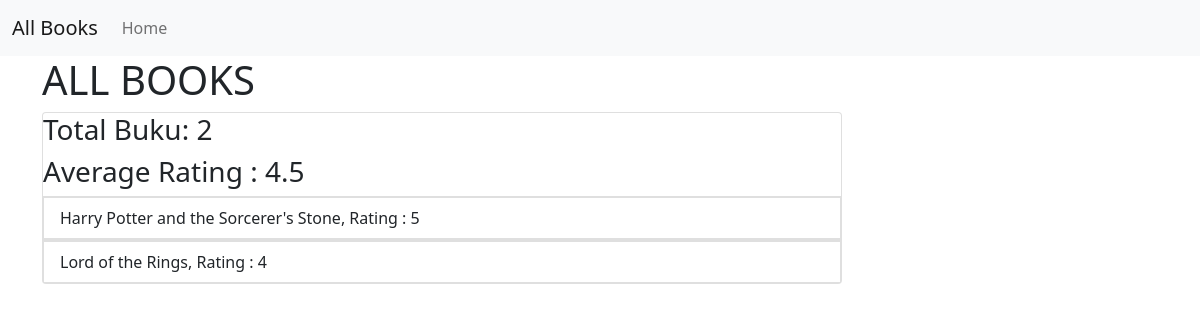
/data/, run on an earlier commit of the app's database.
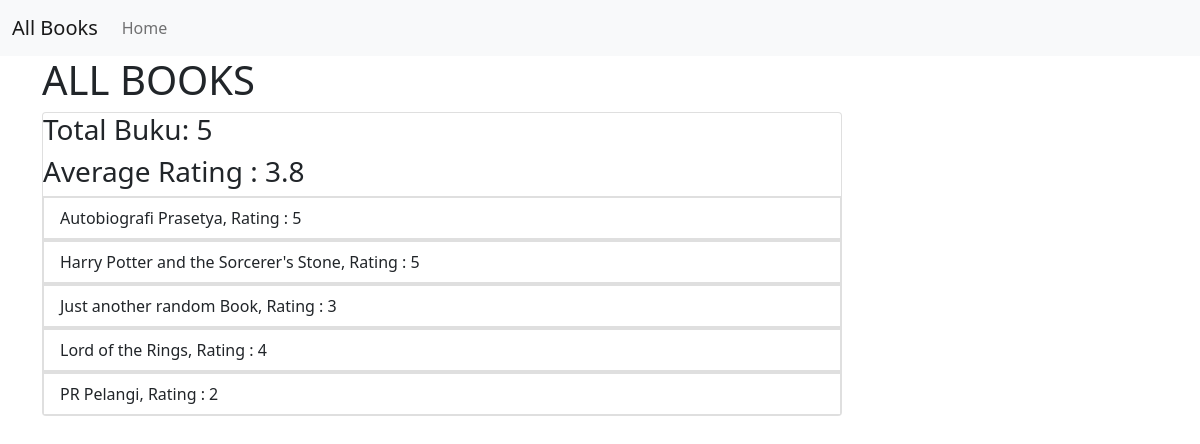
And on a later commit of the database.
### data_model/models.py (models this page shows, shortened)
class Book(models.Model):
    title = models.CharField(max_length=50)
    rating = models.IntegerField(
        validators=[MinValueValidator(1), MaxValueValidator(5)])
    author = models.CharField(null=True, max_length=100)
    is_bestselling = models.BooleanField(default=False)
    slug = models.SlugField(default="", blank=True,
                            null=False, editable=False, db_index=True)

### data_model/views.py (the view)
# urls.py: path("", views.index, name='HomeTemplate'),
def index(request):
    context = {
        'all_book': books,
        'num_books': num_books,
        'avg_rating': avg_rating,
    }
    return render(request, 'data_model/index.html', context)

### data_model/templates/data_model/index.html (shortened to what this page needs)
{% extends 'data_model/base.html' %}
{% block Header %} ALL BOOKS {% endblock Header %}
{% block content %}
<div class="card mt-10" style="width: 50rem;">
    <h3>Total Buku: {{num_books}}</h3>
    <h3>Average Rating : {{avg_rating.rating__avg}}</h3>
    {% for book in all_book %}
    <ul class="list-group list-group-flush">
        <a href={% url 'DataBooks' book.slug %} class="text-decoration-none">
            <li class="list-group-item">{{ book.title }}, Rating : {{ book.rating }}</li>
        </a>
    </ul>
    {% endfor %}
</div>
{% endblock content %}

### data_model/templates/data_model/base.html (shortened to what this page needs)
<!doctype html>
<html lang="en">
<head>
    <link href="https://cdn.jsdelivr.net/npm/bootstrap@5.0.1/dist/css/bootstrap.min.css" rel="stylesheet"
>
</head>
<body>
    {% include 'snippets/navbar_data.html' %}
    <div class="container">
        <h1>{% block Header %}{% endblock Header %}</h1>
        {% block content %}{% endblock content %}
    </div>
</body>
</html>

### data_model/templates/snippets/navbar_data.html (shortened to what this page needs)
<nav class="navbar navbar-expand-lg navbar-light bg-light">
  <div class="container-fluid">
    <a class="navbar-brand" href="#">All Books</a>
    <div class="collapse navbar-collapse" id="navbarNav">
      <ul class="navbar-nav">
        <li class="nav-item">
          <a class="nav-link" href="{% url 'HomeData' %}">Home</a>
      </ul>
    </div>
  </div>
</nav>

What changed in the data, as far as the page shows it:
added Book: title "Autobiografi Prasetya", rating "5"
added Book: title "Just another random Book", rating "3"
added Book: title "PR Pelangi", rating "2"
Also different on the page:
{{ num_books }}: "2" → "5"
{{ avg_rating.rating__avg }}: "4.5" → "3.8"
